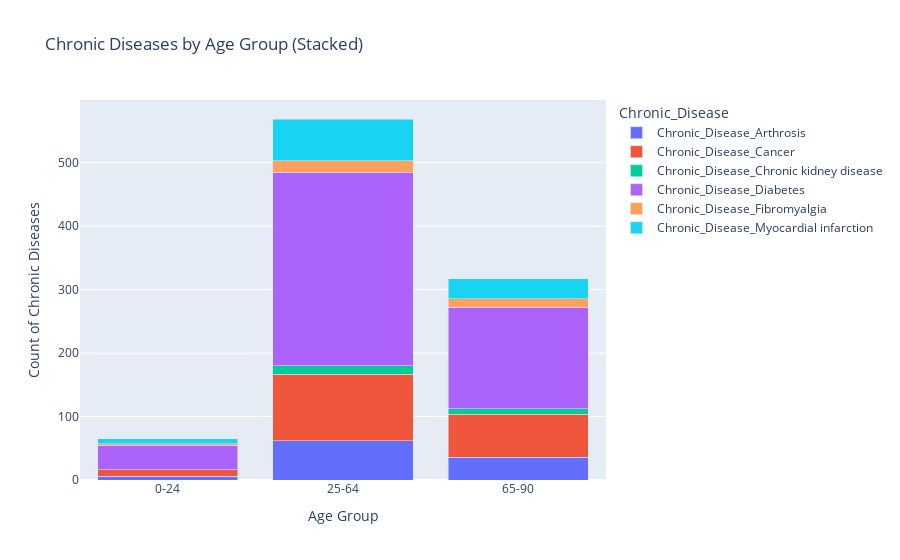

Notebook code for this chart:
### Code cell
# Stacked bar chart
fig_stacked = px.bar(df_long, x='Age_Group', y='Count', color='Chronic_Disease',
                     title="Chronic Diseases by Age Group (Stacked)", 
                     barmode='stack')
fig_stacked.update_layout(xaxis_title='Age Group', yaxis_title='Count of Chronic Diseases')
fig_stacked.show()

### Figure 1 — Plotly figure (JSON) as saved in the notebook; plotly's stock layout.template omitted (floating-point values rounded to 4 significant figures)
{"data": [{"alignmentgroup": "True", "hovertemplate": "Chronic_Disease=Chronic_Disease_Arthrosis<br>Age_Group=%{x}<br>Count=%{y}<extra></extra>", "legendgroup": "Chronic_Disease_Arthrosis", "marker": {"color": "#636efa", "pattern": {"shape": ""}}, "name": "Chronic_Disease_Arthrosis", "offsetgroup": "Chronic_Disease_Arthrosis", "orientation": "v", "showlegend": true, "textposition": "auto", "type": "bar", "x": ["0-24", "25-64", "65-90"], "xaxis": "x", "y": [6, 62, 36], "yaxis": "y"}, {"alignmentgroup": "True", "hovertemplate": "Chronic_Disease=Chronic_Disease_Cancer<br>Age_Group=%{x}<br>Count=%{y}<extra></extra>", "legendgroup": "Chronic_Disease_Cancer", "marker": {"color": "#EF553B", "pattern": {"shape": ""}}, "name": "Chronic_Disease_Cancer", "offsetgroup": "Chronic_Disease_Cancer", "orientation": "v", "showlegend": true, "textposition": "auto", "type": "bar", "x": ["0-24", "25-64", "65-90"], "xaxis": "x", "y": [10, 105, 68], "yaxis": "y"}, {"alignmentgroup": "True", "hovertemplate": "Chronic_Disease=Chronic_Disease_Chronic kidney disease<br>Age_Group=%{x}<br>Count=%{y}<extra></extra>", "legendgroup": "Chronic_Disease_Chronic kidney disease", "marker": {"color": "#00cc96", "pattern": {"shape": ""}}, "name": "Chronic_Disease_Chronic kidney disease", "offsetgroup": "Chronic_Disease_Chronic kidney disease", "orientation": "v", "showlegend": true, "textposition": "auto", "type": "bar", "x": ["0-24", "25-64", "65-90"], "xaxis": "x", "y": [0, 13, 8], "yaxis": "y"}, {"alignmentgroup": "True", "hovertemplate": "Chronic_Disease=Chronic_Disease_Diabetes<br>Age_Group=%{x}<br>Count=%{y}<extra></extra>", "legendgroup": "Chronic_Disease_Diabetes", "marker": {"color": "#ab63fa", "pattern": {"shape": ""}}, "name": "Chronic_Disease_Diabetes", "offsetgroup": "Chronic_Disease_Diabetes", "orientation": "v", "showlegend": true, "textposition": "auto", "type": "bar", "x": ["0-24", "25-64", "65-90"], "xaxis": "x", "y": [39, 305, 160], "yaxis": "y"}, {"alignmentgroup": "True", "hovertemplate": "Chronic_Disease=Chronic_Disease_Fibromyalgia<br>Age_Group=%{x}<br>Count=%{y}<extra></extra>", "legendgroup": "Chronic_Disease_Fibromyalgia", "marker": {"color": "#FFA15A", "pattern": {"shape": ""}}, "name": "Chronic_Disease_Fibromyalgia", "offsetgroup": "Chronic_Disease_Fibromyalgia", "orientation": "v", "showlegend": true, "textposition": "auto", "type": "bar", "x": ["0-24", "25-64", "65-90"], "xaxis": "x", "y": [2, 18, 14], "yaxis": "y"}, {"alignmentgroup": "True", "hovertemplate": "Chronic_Disease=Chronic_Disease_Myocardial infarction<br>Age_Group=%{x}<br>Count=%{y}<extra></extra>", "legendgroup": "Chronic_Disease_Myocardial infarction", "marker": {"color": "#19d3f3", "pattern": {"shape": ""}}, "name": "Chronic_Disease_Myocardial infarction", "offsetgroup": "Chronic_Disease_Myocardial infarction", "orientation": "v", "showlegend": true, "textposition": "auto", "type": "bar", "x": ["0-24", "25-64", "65-90"], "xaxis": "x", "y": [8, 66, 31], "yaxis": "y"}], "layout": {"barmode": "stack", "legend": {"title": {"text": "Chronic_Disease"}, "tracegroupgap": 0}, "title": {"text": "Chronic Diseases by Age Group (Stacked)"}, "xaxis": {"anchor": "y", "domain": [0, 1], "title": {"text": "Age Group"}}, "yaxis": {"anchor": "x", "domain": [0, 1], "title": {"text": "Count of Chronic Diseases"}}}}
